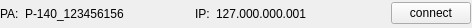
<?xml version="1.0" encoding="UTF-8"?>
<ui version="4.0">
 <class>AmpItemWidget</class>
 <widget class="QWidget" name="AmpItemWidget">
  <property name="geometry">
   <rect>
    <x>0</x>
    <y>0</y>
    <width>472</width>
    <height>28</height>
   </rect>
  </property>
  <property name="windowTitle">
   <string>Form</string>
  </property>
  <widget class="QWidget" name="horizontalLayoutWidget">
   <property name="geometry">
    <rect>
     <x>0</x>
     <y>0</y>
     <width>471</width>
     <height>27</height>
    </rect>
   </property>
   <layout class="QHBoxLayout" name="horizontalLayout">
    <item>
     <widget class="QLabel" name="paLabel">
      <property name="text">
       <string>PA:</string>
      </property>
     </widget>
    </item>
    <item>
     <widget class="QLabel" name="paNameLabel">
      <property name="text">
       <string>Р-140_123456156</string>
      </property>
     </widget>
    </item>
    <item>
     <spacer name="horizontalSpacer_2">
      <property name="orientation">
       <enum>Qt::Horizontal</enum>
      </property>
      <property name="sizeType">
       <enum>QSizePolicy::Expanding</enum>
      </property>
      <property name="sizeHint" stdset="0">
       <size>
        <width>40</width>
        <height>20</height>
       </size>
      </property>
     </spacer>
    </item>
    <item>
     <widget class="QLabel" name="label">
      <property name="text">
       <string>IP:</string>
      </property>
     </widget>
    </item>
    <item>
     <widget class="QLabel" name="labelIPAddres">
      <property name="text">
       <string>127.000.000.001</string>
      </property>
     </widget>
    </item>
    <item>
     <widget class="QLabel" name="timeLabel">
      <property name="text">
       <string/>
      </property>
     </widget>
    </item>
    <item>
     <spacer name="horizontalSpacer">
      <property name="orientation">
       <enum>Qt::Horizontal</enum>
      </property>
      <property name="sizeType">
       <enum>QSizePolicy::Expanding</enum>
      </property>
      <property name="sizeHint" stdset="0">
       <size>
        <width>40</width>
        <height>20</height>
       </size>
      </property>
     </spacer>
    </item>
    <item>
     <widget class="QPushButton" name="connectButton">
      <property name="text">
       <string>connect</string>
      </property>
     </widget>
    </item>
   </layout>
  </widget>
 </widget>
 <resources/>
 <connections/>
</ui>
